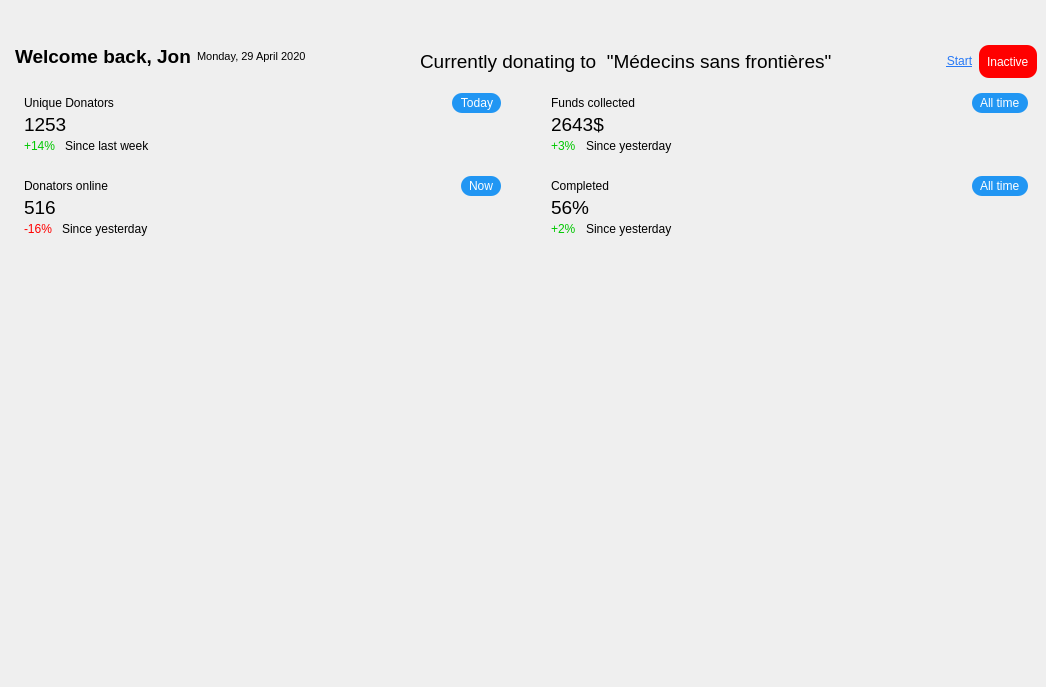
<?xml version="1.0" encoding="UTF-8"?>
<ui version="4.0">
 <class>uiMainWindow</class>
 <widget class="QMainWindow" name="uiMainWindow">
  <property name="geometry">
   <rect>
    <x>0</x>
    <y>0</y>
    <width>1046</width>
    <height>687</height>
   </rect>
  </property>
  <property name="windowTitle">
   <string>Mining for Humanity</string>
  </property>
  <widget class="QWidget" name="centralwidget">
   <layout class="QGridLayout" name="gridLayout_3">
    <property name="leftMargin">
     <number>0</number>
    </property>
    <property name="topMargin">
     <number>0</number>
    </property>
    <property name="rightMargin">
     <number>0</number>
    </property>
    <property name="bottomMargin">
     <number>0</number>
    </property>
    <item row="1" column="1">
     <widget class="QStackedWidget" name="stackedWidget">
      <property name="sizePolicy">
       <sizepolicy hsizetype="Expanding" vsizetype="Preferred">
        <horstretch>0</horstretch>
        <verstretch>0</verstretch>
       </sizepolicy>
      </property>
      <property name="currentIndex">
       <number>0</number>
      </property>
      <widget class="QWidget" name="dashboardPage">
       <layout class="QGridLayout" name="gridLayout">
        <item row="2" column="0" colspan="2">
         <layout class="QHBoxLayout" name="horizontalLayout_13">
          <property name="rightMargin">
           <number>0</number>
          </property>
          <item>
           <layout class="QHBoxLayout" name="titleLabels">
            <property name="topMargin">
             <number>0</number>
            </property>
            <property name="bottomMargin">
             <number>10</number>
            </property>
            <item>
             <widget class="QLabel" name="label_welcomeBack">
              <property name="font">
               <font>
                <pointsize>14</pointsize>
                <weight>75</weight>
                <bold>true</bold>
               </font>
              </property>
              <property name="text">
               <string>Welcome back, Jon</string>
              </property>
             </widget>
            </item>
            <item>
             <widget class="QLabel" name="label_date">
              <property name="font">
               <font>
                <pointsize>8</pointsize>
               </font>
              </property>
              <property name="text">
               <string>Monday, 29 April 2020</string>
              </property>
              <property name="alignment">
               <set>Qt::AlignLeading|Qt::AlignLeft|Qt::AlignVCenter</set>
              </property>
             </widget>
            </item>
           </layout>
          </item>
          <item>
           <spacer name="horizontalSpacer_10">
            <property name="orientation">
             <enum>Qt::Horizontal</enum>
            </property>
            <property name="sizeHint" stdset="0">
             <size>
              <width>40</width>
              <height>20</height>
             </size>
            </property>
           </spacer>
          </item>
          <item>
           <layout class="QHBoxLayout" name="horizontalLayout_15">
            <property name="rightMargin">
             <number>0</number>
            </property>
            <item>
             <widget class="QLabel" name="label_10">
              <property name="font">
               <font>
                <pointsize>14</pointsize>
               </font>
              </property>
              <property name="text">
               <string>Currently donating to  &quot;Médecins sans frontières&quot;</string>
              </property>
             </widget>
            </item>
           </layout>
          </item>
          <item>
           <spacer name="horizontalSpacer_2">
            <property name="orientation">
             <enum>Qt::Horizontal</enum>
            </property>
            <property name="sizeHint" stdset="0">
             <size>
              <width>40</width>
              <height>20</height>
             </size>
            </property>
           </spacer>
          </item>
          <item>
           <widget class="QPushButton" name="pushButton_startStopMiner">
            <property name="styleSheet">
             <string notr="true">QPushButton {
              background: transparent;
              color: rgb(39, 121, 246);
              border-radius: 2px;
              text-decoration: underline;
              outline : none;
              }

              QPushButton:pressed {
              color: rgb(71, 42, 145);
              }
             QPushButton:disabled {
              outline : none;
}</string>
            </property>
            <property name="text">
             <string>Start</string>
            </property>
           </widget>
          </item>
          <item>
           <layout class="QHBoxLayout" name="horizontalLayout_14">
            <property name="rightMargin">
             <number>0</number>
            </property>
            <item>
             <widget class="QLabel" name="label_minerState">
              <property name="styleSheet">
               <string notr="true">border-radius: 10px;
color: white;
background-color: red;
padding: 2px 5px 2px 5px;
</string>
              </property>
              <property name="text">
               <string>Inactive</string>
              </property>
             </widget>
            </item>
           </layout>
          </item>
         </layout>
        </item>
        <item row="3" column="0" colspan="2">
         <layout class="QGridLayout" name="chartsLayout">
          <property name="topMargin">
           <number>0</number>
          </property>
          <property name="rightMargin">
           <number>0</number>
          </property>
          <item row="0" column="0">
           <widget class="QFrame" name="mainInfo_2">
            <property name="styleSheet">
             <string notr="true">#colorLabelInfo_1, #colorLabelInfo_2, #colorLabelInfo_3, #colorLabelInfo_4
{
border-radius: 10px;
color: white;
background-color: #2196F3;
height: 20px;
width: 20px;
padding: 2px 5px 2px 5px;
}</string>
            </property>
            <layout class="QGridLayout" name="mainInfo">
             <property name="leftMargin">
              <number>9</number>
             </property>
             <property name="topMargin">
              <number>9</number>
             </property>
             <property name="rightMargin">
              <number>9</number>
             </property>
             <property name="bottomMargin">
              <number>9</number>
             </property>
             <property name="horizontalSpacing">
              <number>50</number>
             </property>
             <property name="verticalSpacing">
              <number>20</number>
             </property>
             <item row="1" column="1">
              <layout class="QVBoxLayout" name="infoPanel_4">
               <item>
                <layout class="QHBoxLayout" name="horizontalLayout_7">
                 <item>
                  <widget class="QLabel" name="label_16">
                   <property name="text">
                    <string>Completed</string>
                   </property>
                  </widget>
                 </item>
                 <item>
                  <spacer name="horizontalSpacer_5">
                   <property name="orientation">
                    <enum>Qt::Horizontal</enum>
                   </property>
                   <property name="sizeHint" stdset="0">
                    <size>
                     <width>40</width>
                     <height>20</height>
                    </size>
                   </property>
                  </spacer>
                 </item>
                 <item>
                  <widget class="QLabel" name="colorLabelInfo_4">
                   <property name="text">
                    <string>All time</string>
                   </property>
                  </widget>
                 </item>
                </layout>
               </item>
               <item>
                <widget class="QLabel" name="label_18">
                 <property name="font">
                  <font>
                   <pointsize>14</pointsize>
                  </font>
                 </property>
                 <property name="text">
                  <string>56%</string>
                 </property>
                </widget>
               </item>
               <item>
                <layout class="QHBoxLayout" name="horizontalLayout_4">
                 <item>
                  <widget class="QLabel" name="label_22">
                   <property name="styleSheet">
                    <string notr="true">color: rgb(0, 200, 0);</string>
                   </property>
                   <property name="text">
                    <string>+2%</string>
                   </property>
                  </widget>
                 </item>
                 <item>
                  <layout class="QHBoxLayout" name="horizontalLayout_12">
                   <property name="leftMargin">
                    <number>10</number>
                   </property>
                   <item>
                    <widget class="QLabel" name="label_21">
                     <property name="text">
                      <string>Since yesterday</string>
                     </property>
                    </widget>
                   </item>
                  </layout>
                 </item>
                 <item>
                  <spacer name="horizontalSpacer_12">
                   <property name="orientation">
                    <enum>Qt::Horizontal</enum>
                   </property>
                   <property name="sizeHint" stdset="0">
                    <size>
                     <width>40</width>
                     <height>20</height>
                    </size>
                   </property>
                  </spacer>
                 </item>
                </layout>
               </item>
              </layout>
             </item>
             <item row="0" column="0">
              <layout class="QVBoxLayout" name="infoPanel_1">
               <item>
                <layout class="QHBoxLayout" name="horizontalLayout_5">
                 <item>
                  <widget class="QLabel" name="label_3">
                   <property name="text">
                    <string>Unique Donators</string>
                   </property>
                  </widget>
                 </item>
                 <item>
                  <spacer name="horizontalSpacer_3">
                   <property name="orientation">
                    <enum>Qt::Horizontal</enum>
                   </property>
                   <property name="sizeHint" stdset="0">
                    <size>
                     <width>40</width>
                     <height>20</height>
                    </size>
                   </property>
                  </spacer>
                 </item>
                 <item>
                  <widget class="QLabel" name="colorLabelInfo_1">
                   <property name="styleSheet">
                    <string notr="true"/>
                   </property>
                   <property name="text">
                    <string>Today</string>
                   </property>
                   <property name="alignment">
                    <set>Qt::AlignRight|Qt::AlignTrailing|Qt::AlignVCenter</set>
                   </property>
                  </widget>
                 </item>
                </layout>
               </item>
               <item>
                <widget class="QLabel" name="label_5">
                 <property name="font">
                  <font>
                   <pointsize>14</pointsize>
                  </font>
                 </property>
                 <property name="text">
                  <string>1253</string>
                 </property>
                </widget>
               </item>
               <item>
                <layout class="QHBoxLayout" name="horizontalLayout">
                 <item>
                  <widget class="QLabel" name="label_6">
                   <property name="styleSheet">
                    <string notr="true">color: rgb(0, 200, 0);</string>
                   </property>
                   <property name="text">
                    <string>+14%</string>
                   </property>
                  </widget>
                 </item>
                 <item>
                  <layout class="QHBoxLayout" name="horizontalLayout_10">
                   <property name="leftMargin">
                    <number>10</number>
                   </property>
                   <item>
                    <widget class="QLabel" name="label_7">
                     <property name="text">
                      <string>Since last week</string>
                     </property>
                    </widget>
                   </item>
                  </layout>
                 </item>
                 <item>
                  <spacer name="horizontalSpacer_9">
                   <property name="orientation">
                    <enum>Qt::Horizontal</enum>
                   </property>
                   <property name="sizeHint" stdset="0">
                    <size>
                     <width>40</width>
                     <height>20</height>
                    </size>
                   </property>
                  </spacer>
                 </item>
                </layout>
               </item>
              </layout>
             </item>
             <item row="1" column="0">
              <layout class="QVBoxLayout" name="infoPanel_3">
               <item>
                <layout class="QHBoxLayout" name="horizontalLayout_6">
                 <item>
                  <widget class="QLabel" name="label_13">
                   <property name="text">
                    <string>Donators online</string>
                   </property>
                  </widget>
                 </item>
                 <item>
                  <spacer name="horizontalSpacer_4">
                   <property name="orientation">
                    <enum>Qt::Horizontal</enum>
                   </property>
                   <property name="sizeHint" stdset="0">
                    <size>
                     <width>40</width>
                     <height>20</height>
                    </size>
                   </property>
                  </spacer>
                 </item>
                 <item>
                  <widget class="QLabel" name="colorLabelInfo_3">
                   <property name="text">
                    <string>Now</string>
                   </property>
                  </widget>
                 </item>
                </layout>
               </item>
               <item>
                <widget class="QLabel" name="label_15">
                 <property name="font">
                  <font>
                   <pointsize>14</pointsize>
                  </font>
                 </property>
                 <property name="text">
                  <string>516</string>
                 </property>
                </widget>
               </item>
               <item>
                <layout class="QHBoxLayout" name="horizontalLayout_3">
                 <item>
                  <widget class="QLabel" name="label_20">
                   <property name="styleSheet">
                    <string notr="true">color: red;</string>
                   </property>
                   <property name="text">
                    <string>-16%</string>
                   </property>
                  </widget>
                 </item>
                 <item>
                  <layout class="QHBoxLayout" name="horizontalLayout_9">
                   <property name="leftMargin">
                    <number>10</number>
                   </property>
                   <property name="rightMargin">
                    <number>0</number>
                   </property>
                   <item>
                    <widget class="QLabel" name="label_19">
                     <property name="text">
                      <string>Since yesterday</string>
                     </property>
                    </widget>
                   </item>
                  </layout>
                 </item>
                 <item>
                  <spacer name="horizontalSpacer_8">
                   <property name="orientation">
                    <enum>Qt::Horizontal</enum>
                   </property>
                   <property name="sizeHint" stdset="0">
                    <size>
                     <width>40</width>
                     <height>20</height>
                    </size>
                   </property>
                  </spacer>
                 </item>
                </layout>
               </item>
              </layout>
             </item>
             <item row="0" column="1">
              <layout class="QVBoxLayout" name="infoPanel_2">
               <item>
                <layout class="QHBoxLayout" name="horizontalLayout_8">
                 <item>
                  <widget class="QLabel" name="label_8">
                   <property name="text">
                    <string>Funds collected</string>
                   </property>
                  </widget>
                 </item>
                 <item>
                  <spacer name="horizontalSpacer_6">
                   <property name="orientation">
                    <enum>Qt::Horizontal</enum>
                   </property>
                   <property name="sizeHint" stdset="0">
                    <size>
                     <width>40</width>
                     <height>20</height>
                    </size>
                   </property>
                  </spacer>
                 </item>
                 <item>
                  <widget class="QLabel" name="colorLabelInfo_2">
                   <property name="text">
                    <string>All time</string>
                   </property>
                  </widget>
                 </item>
                </layout>
               </item>
               <item>
                <widget class="QLabel" name="label_9">
                 <property name="font">
                  <font>
                   <pointsize>14</pointsize>
                  </font>
                 </property>
                 <property name="text">
                  <string>2643$</string>
                 </property>
                </widget>
               </item>
               <item>
                <layout class="QHBoxLayout" name="horizontalLayout_2">
                 <item>
                  <widget class="QLabel" name="label_11">
                   <property name="styleSheet">
                    <string notr="true">color: rgb(0, 200, 0);</string>
                   </property>
                   <property name="text">
                    <string>+3%</string>
                   </property>
                  </widget>
                 </item>
                 <item>
                  <layout class="QHBoxLayout" name="horizontalLayout_11">
                   <property name="leftMargin">
                    <number>10</number>
                   </property>
                   <item>
                    <widget class="QLabel" name="label_12">
                     <property name="text">
                      <string>Since yesterday</string>
                     </property>
                    </widget>
                   </item>
                  </layout>
                 </item>
                 <item>
                  <spacer name="horizontalSpacer_11">
                   <property name="orientation">
                    <enum>Qt::Horizontal</enum>
                   </property>
                   <property name="sizeHint" stdset="0">
                    <size>
                     <width>40</width>
                     <height>20</height>
                    </size>
                   </property>
                  </spacer>
                 </item>
                </layout>
               </item>
              </layout>
             </item>
             <item row="2" column="0">
              <spacer name="verticalSpacer_2">
               <property name="orientation">
                <enum>Qt::Vertical</enum>
               </property>
               <property name="sizeHint" stdset="0">
                <size>
                 <width>20</width>
                 <height>40</height>
                </size>
               </property>
              </spacer>
             </item>
            </layout>
           </widget>
          </item>
          <item row="1" column="0">
           <spacer name="verticalSpacer">
            <property name="orientation">
             <enum>Qt::Vertical</enum>
            </property>
            <property name="sizeHint" stdset="0">
             <size>
              <width>20</width>
              <height>40</height>
             </size>
            </property>
           </spacer>
          </item>
         </layout>
        </item>
       </layout>
      </widget>
      <widget class="QWidget" name="projectsPage">
       <layout class="QVBoxLayout" name="verticalLayout_3">
        <item>
         <layout class="QHBoxLayout" name="horizontalLayout_16">
          <item>
           <widget class="QPushButton" name="pushButton_projectConfirm">
            <property name="text">
             <string>Confirm choice</string>
            </property>
           </widget>
          </item>
          <item>
           <widget class="QPushButton" name="pushButton_3">
            <property name="text">
             <string>Refresh</string>
            </property>
           </widget>
          </item>
          <item>
           <spacer name="horizontalSpacer_14">
            <property name="orientation">
             <enum>Qt::Horizontal</enum>
            </property>
            <property name="sizeHint" stdset="0">
             <size>
              <width>40</width>
              <height>20</height>
             </size>
            </property>
           </spacer>
          </item>
          <item>
           <widget class="QLabel" name="label">
            <property name="text">
             <string>Search:</string>
            </property>
           </widget>
          </item>
          <item>
           <widget class="QLineEdit" name="lineEdit"/>
          </item>
         </layout>
        </item>
        <item>
         <widget class="QTableView" name="tableView_projectList">
          <property name="alternatingRowColors">
           <bool>true</bool>
          </property>
          <property name="selectionMode">
           <enum>QAbstractItemView::SingleSelection</enum>
          </property>
          <property name="selectionBehavior">
           <enum>QAbstractItemView::SelectRows</enum>
          </property>
          <attribute name="horizontalHeaderVisible">
           <bool>false</bool>
          </attribute>
          <attribute name="horizontalHeaderCascadingSectionResizes">
           <bool>false</bool>
          </attribute>
          <attribute name="horizontalHeaderMinimumSectionSize">
           <number>30</number>
          </attribute>
          <attribute name="horizontalHeaderDefaultSectionSize">
           <number>128</number>
          </attribute>
          <attribute name="horizontalHeaderHighlightSections">
           <bool>false</bool>
          </attribute>
          <attribute name="horizontalHeaderShowSortIndicator" stdset="0">
           <bool>true</bool>
          </attribute>
          <attribute name="horizontalHeaderStretchLastSection">
           <bool>true</bool>
          </attribute>
          <attribute name="verticalHeaderVisible">
           <bool>false</bool>
          </attribute>
          <attribute name="verticalHeaderDefaultSectionSize">
           <number>40</number>
          </attribute>
         </widget>
        </item>
       </layout>
      </widget>
      <widget class="QWidget" name="untitledPage_2">
       <layout class="QGridLayout" name="gridLayout_4"/>
      </widget>
      <widget class="QWidget" name="page"/>
      <widget class="QWidget" name="untitledPage_3"/>
      <widget class="QWidget" name="settingsPage">
       <layout class="QVBoxLayout" name="verticalLayout_2">
        <item>
         <widget class="QLabel" name="label_14">
          <property name="text">
           <string>General Settings</string>
          </property>
         </widget>
        </item>
        <item>
         <widget class="QTabWidget" name="tabWidget">
          <property name="currentIndex">
           <number>0</number>
          </property>
          <widget class="QWidget" name="tab">
           <attribute name="title">
            <string>General</string>
           </attribute>
          </widget>
          <widget class="QWidget" name="tab_2">
           <attribute name="title">
            <string>Miner</string>
           </attribute>
           <layout class="QGridLayout" name="gridLayout_7"/>
          </widget>
          <widget class="QWidget" name="tab_3">
           <attribute name="title">
            <string>User</string>
           </attribute>
          </widget>
          <widget class="QWidget" name="tab_4">
           <attribute name="title">
            <string>About</string>
           </attribute>
           <layout class="QGridLayout" name="gridLayout_5">
            <item row="0" column="1">
             <spacer name="verticalSpacer_4">
              <property name="orientation">
               <enum>Qt::Vertical</enum>
              </property>
              <property name="sizeHint" stdset="0">
               <size>
                <width>20</width>
                <height>40</height>
               </size>
              </property>
             </spacer>
            </item>
            <item row="1" column="0">
             <spacer name="horizontalSpacer_7">
              <property name="orientation">
               <enum>Qt::Horizontal</enum>
              </property>
              <property name="sizeHint" stdset="0">
               <size>
                <width>40</width>
                <height>20</height>
               </size>
              </property>
             </spacer>
            </item>
            <item row="3" column="1">
             <spacer name="verticalSpacer_3">
              <property name="orientation">
               <enum>Qt::Vertical</enum>
              </property>
              <property name="sizeHint" stdset="0">
               <size>
                <width>20</width>
                <height>40</height>
               </size>
              </property>
             </spacer>
            </item>
            <item row="1" column="2">
             <spacer name="horizontalSpacer_13">
              <property name="orientation">
               <enum>Qt::Horizontal</enum>
              </property>
              <property name="sizeHint" stdset="0">
               <size>
                <width>40</width>
                <height>20</height>
               </size>
              </property>
             </spacer>
            </item>
            <item row="1" column="1">
             <layout class="QGridLayout" name="gridLayout_6">
              <property name="leftMargin">
               <number>9</number>
              </property>
              <property name="topMargin">
               <number>9</number>
              </property>
              <property name="rightMargin">
               <number>9</number>
              </property>
              <property name="bottomMargin">
               <number>9</number>
              </property>
              <item row="0" column="0">
               <widget class="QLabel" name="label_23">
                <property name="text">
                 <string>Version:</string>
                </property>
                <property name="alignment">
                 <set>Qt::AlignRight|Qt::AlignTrailing|Qt::AlignVCenter</set>
                </property>
               </widget>
              </item>
              <item row="0" column="1">
               <widget class="QLabel" name="label_VERSION">
                <property name="text">
                 <string>TextLabel</string>
                </property>
               </widget>
              </item>
              <item row="1" column="0">
               <widget class="QLabel" name="label_24">
                <property name="text">
                 <string>Build Date:</string>
                </property>
                <property name="alignment">
                 <set>Qt::AlignRight|Qt::AlignTrailing|Qt::AlignVCenter</set>
                </property>
               </widget>
              </item>
              <item row="1" column="1">
               <widget class="QLabel" name="label_BUILDDATE">
                <property name="text">
                 <string>TextLabel</string>
                </property>
               </widget>
              </item>
              <item row="2" column="0">
               <widget class="QLabel" name="label_17">
                <property name="text">
                 <string>Git Commit Date:</string>
                </property>
                <property name="alignment">
                 <set>Qt::AlignRight|Qt::AlignTrailing|Qt::AlignVCenter</set>
                </property>
               </widget>
              </item>
              <item row="2" column="1">
               <widget class="QLabel" name="label_GIT_COMMIT_DATE">
                <property name="text">
                 <string>TextLabel</string>
                </property>
               </widget>
              </item>
              <item row="3" column="0">
               <widget class="QLabel" name="label_26">
                <property name="text">
                 <string>Git Commit Hash:</string>
                </property>
                <property name="alignment">
                 <set>Qt::AlignRight|Qt::AlignTrailing|Qt::AlignVCenter</set>
                </property>
               </widget>
              </item>
              <item row="3" column="1">
               <widget class="QLabel" name="label_GIT_COMMIT_HASH">
                <property name="text">
                 <string>TextLabel</string>
                </property>
               </widget>
              </item>
              <item row="4" column="0">
               <widget class="QLabel" name="label_25">
                <property name="text">
                 <string>Git Branch:</string>
                </property>
                <property name="alignment">
                 <set>Qt::AlignRight|Qt::AlignTrailing|Qt::AlignVCenter</set>
                </property>
               </widget>
              </item>
              <item row="4" column="1">
               <widget class="QLabel" name="label_GIT_BRANCH">
                <property name="text">
                 <string>TextLabel</string>
                </property>
               </widget>
              </item>
             </layout>
            </item>
           </layout>
          </widget>
         </widget>
        </item>
       </layout>
      </widget>
     </widget>
    </item>
    <item row="0" column="0" rowspan="2">
     <widget class="QWidget" name="BurgermenuWidget" native="true">
      <property name="styleSheet">
       <string notr="true"/>
      </property>
      <layout class="QVBoxLayout" name="verticalLayout">
       <property name="spacing">
        <number>0</number>
       </property>
       <property name="leftMargin">
        <number>0</number>
       </property>
       <property name="topMargin">
        <number>0</number>
       </property>
       <property name="rightMargin">
        <number>0</number>
       </property>
       <property name="bottomMargin">
        <number>0</number>
       </property>
      </layout>
     </widget>
    </item>
    <item row="0" column="1">
     <layout class="QHBoxLayout" name="toolBar">
      <property name="topMargin">
       <number>10</number>
      </property>
      <property name="rightMargin">
       <number>10</number>
      </property>
      <item>
       <spacer name="horizontalSpacer">
        <property name="orientation">
         <enum>Qt::Horizontal</enum>
        </property>
        <property name="sizeHint" stdset="0">
         <size>
          <width>40</width>
          <height>20</height>
         </size>
        </property>
       </spacer>
      </item>
     </layout>
    </item>
   </layout>
  </widget>
 </widget>
 <resources>
  <include location="../Resources/resources.qrc"/>
 </resources>
 <connections/>
</ui>
